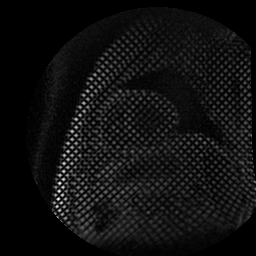
#> input picture Tagging&CineSets/No_NameTagging/IM-0001-0014.dcm, 256 x 256 px, found by its file name
$ python inspectDICOM.py   (Python 2 division)   (older library calls are emulated)
#> lines starting #> are read from the running program, lines starting #| are printed output that depends on the picture
### pymeanshift-master/pymeanshift.py
#
#  Python Module for Mean Shift Image Segmentation (PyMeanShift)
#  Copyright (C) 2012 by Frederic Jean
#
#  PyMeanShift is free software: you can redistribute it and/or modify
#  it under the terms of the GNU General Public License as published
#  by the Free Software Foundation, either version 3 of the License,
#  or (at your option) any later version.
#
#  PyMeanShift is distributed in the hope that it will be useful,
#  but WITHOUT ANY WARRANTY; without even the implied warranty of
#  MERCHANTABILITY or FITNESS FOR A PARTICULAR PURPOSE.  See the
#  GNU General Public License for more details.
#
#  You should have received a copy of the GNU General Public License
#  along with PyMeanShift.  If not, see <http://www.gnu.org/licenses/>.
#

import _pymeanshift

__version__ = '0.2.1'
__version_info__ = tuple([ int(num) for num in __version__.split('.')])

'''
Python Extension for Mean Shift Image Segmentation (PyMeanShift)

The mean shift algorithm and its implementation in C++ are by
Chris M. Christoudias and Bogdan Georgescu. The PyMeanShift extension
provides a Python interface  to the meanshift C++ implementation
using Numpy arrays.

For details on the algorithm:
D. Comanicu, P. Meer: "Mean shift: A robust approach toward feature space analysis".
IEEE Transactions on Pattern Analysis and Machine Intelligence, May 2002.
'''

SPEEDUP_NO = _pymeanshift.SPEEDUP_NO
SPEEDUP_MEDIUM = _pymeanshift.SPEEDUP_MEDIUM
SPEEDUP_HIGH = _pymeanshift.SPEEDUP_HIGH


def segment(image, spatial_radius, range_radius, min_density, speedup_level=SPEEDUP_HIGH):
    '''
    Segment the input image (color or grayscale).

    Keyword arguments:
    image -- Input image (2-D or 3-D numpy array or compatible).
    spatial_radius -- Spatial radius of the search window (integer).
    range_radius -- Range radius of the search window (float).
    min_density -- The minimum point density of a region in the segmented
                   image (integer).
    speedup_level -- Filtering optimization level for fast execution
                     (default: high). See SpeedUpLevel.

    Return value: tuple (segmented, labels, nb_regions)
    segmented -- Image (Numpy array) where the color (or grayscale) of the
                 regions is the mean value of the pixels belonging to a region.
    labels -- Image (2-D Numpy array, 32 unsigned bits per element) where a
              pixel value correspond to the region number the pixel belongs to.
    nb_regions -- The number of regions found by the mean shift algorithm.

    NOTES: To avoid unnecessary image conversions when the function is called,
    make sure the input image array is 8 unsigned bits per pixel and is
    contiguous in memory.

    '''
    return _pymeanshift.segment(image, spatial_radius, range_radius, min_density, speedup_level)


class Segmenter(object):
    '''
    Segmenter class using the mean shift algorithm to segment image
    '''

    # [110 lines left out: functions __init__, __call__, __str__, __repr__, spatial_radius, spatial_radius and 6 more, not called in this run]

### inspectDICOM.py
# Load image ,get histogram , get fourier
import cv2
import dicom
import pylab
#import imutils
import argparse
import scipy.misc
import numpy as np
import pylab as pl
import numpy as np
import pymeanshift as pms
from skimage import measure
import matplotlib.pyplot as plt

#from matplotlib import pyplot as plt

# Load Dicom image
# Helper Link
# http://pydicom.readthedocs.io/en/stable/viewing_images.html
def loadDICOM(imagePath):
	ds=dicom.read_file(imagePath)
	print(ds.pixel_array.shape)
	print(len(ds))
	#<matplotlib.image.AxesImage object at 0x0162A530>
	pylab.imshow(ds.pixel_array, cmap=pylab.cm.bone)
	pylab.show()
	return ds.pixel_array

# Helper Link
# http://docs.opencv.org/trunk/d1/db7/tutorial_py_histogram_begins.html
def checkHistogram(imgArray):
	hist = cv2.calcHist([imgArray],[0],None,[256],[0,256])
	plt.plot(hist,color = 'gray')
	plt.xlim([0,256])
	plt.ylim([0,800])
	plt.show()
	return hist

# Transform image to fourier transform
# Helper link
# http://docs.opencv.org/3.0-beta/doc/py_tutorials/py_imgproc/py_transforms/py_fourier_transform/py_fourier_transform.html
def fourier(imgPixels):
	f = np.fft.fft2(imgPixels)
	fshift = np.fft.fftshift(f)
	magnitude_spectrum = 20*np.log(np.abs(fshift))
	# Save image
	scipy.misc.imsave('fourierfram1.png', magnitude_spectrum)
	# Plot frequency donaim VS Spatial Domain
	plt.subplot(121),plt.imshow(imgPixels, cmap = 'gray')
	plt.title('Input Image'), plt.xticks([]), plt.yticks([])
	plt.subplot(122),plt.imshow(magnitude_spectrum, cmap = 'gray')
	plt.title('Magnitude Spectrum'), plt.xticks([]), plt.yticks([])
	plt.show()
	return magnitude_spectrum

# Cluster fourier image
# Hlper Link:
# https://github.com/fjean/pymeanshift
# Documentation
# https://github.com/fjean/pymeanshift/wiki
# To set up:
# http://linux-noosphere.blogspot.com.eg/2014/07/importerror-no-module-named-pymeanshift.html
def meanShift():
	original_image = cv2.imread('heartfourierfram1.png')
	(segmented_image, labels_image, number_regions) = pms.segment(original_image,spatial_radius=6,range_radius=4.5,min_density=50)
	print ("number_regions")
	print (number_regions)
	print("labels_image")
	print(labels_image.shape)
	print("Original image dimenssions")
	print(original_image.shape)
	img_back= [original_image  , segmented_image,labels_image]
	img_name = ['Original', 'Segmented','labels_image']
	for i in xrange(3):
	    plt.subplot(1,3,i+1),plt.imshow(img_back[i],cmap = 'gray')
	    plt.title(img_name[i]), plt.xticks([]), plt.yticks([])
	plt.show()
	return segmented_image

# Helper Link
# https://docs.scipy.org/doc/scipy-0.16.1/reference/generated/scipy.sparse.csgraph.connected_components.html
def ConnComp(imgTarget):
	comp , lables = scipy.sparse.csgraph.connected_components(imgTarget,directed=True,connection='strong',return_labels=True)
	print (comp)
	print (lables)
	#

	L = measure.label(imgTarget)
	#

	print "Number of components:", np.max(L)
	return comp,lables

# Helper Link
# http://www.pyimagesearch.com/2014/04/21/building-pokedex-python-finding-game-boy-screen-step-4-6/
def findContours(targetimg):
	# load the query image, compute the ratio of the old height
	# to the new height, clone it, and resize it
	image = cv2.imread(targetimg)
	ratio = image.shape[0] / 300.0
	orig = image.copy()
	image = imutils.resize(image, height = 300)
	# convert the image to grayscale, blur it, and find edges
	# in the image
	gray = cv2.cvtColor(targetimg, cv2.COLOR_BGR2GRAY)
	gray = cv2.bilateralFilter(gray, 11, 17, 17)
	edged = cv2.Canny(gray, 30, 200)
	# find contours in the edged image, keep only the largest
	# ones, and initialize our screen contour
	(cnts, _) = cv2.findContours(targetimg.copy(), cv2.RETR_TREE, cv2.CHAIN_APPROX_SIMPLE)
	cnts = sorted(cnts, key = cv2.contourArea, reverse = True)[:10]
	screenCnt = None
	return contours


# Band stop Filter on clusterd image to remove tags
def BandStopFilter(imgSeg):
	pass
	return imgFiltered

# Inverse fourier transform
def invFourier(imgF):
	# Return complex 2d array image
	spatialImg = numpy.fft.fft2(imgF)
	return spatialImg

def main(fileName):
	# Read Dicom as pixels array
	dicFram = loadDICOM(fileName)
#| (256, 256)
#| 329
#> dicFram is the input picture: shape (256, 256) uint16; min 0, max 2152, mean 138.9
	# Check Histogram
	dicHist = checkHistogram(dicFram)
#> in checkHistogram, `hist = cv2.calcHist([imgArray],[0],None,[256],[0,256])`: hist = 256 values, max 18501 at index 0, min 27 at index 1, mean 211.5
#> in checkHistogram, `plt.show()`:
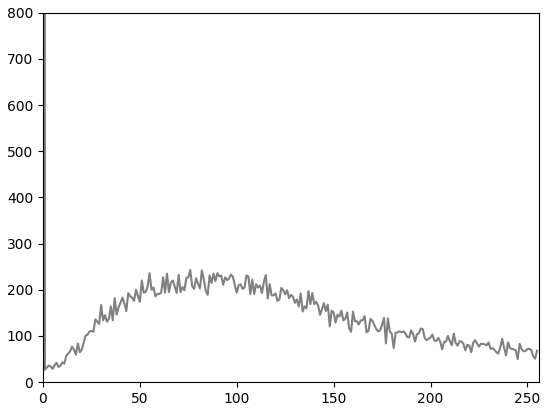
#> figure drawn by matplotlib, 1 panel; curve peaks at x = 0, y = 18501
#> dicHist has the same summary as hist in checkHistogram
	# Transform to Frequency Domain
	dicFourier = fourier(dicFram)
#> in fourier, `magnitude_spectrum = 20*np.log(np.abs(fshift))`:
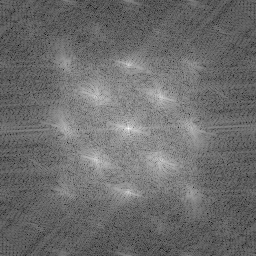
#> magnitude_spectrum: shape (256, 256) float64; min 66.15, max 320.5, mean 175; drawn with min black and max white
#> in fourier, `plt.show()`:
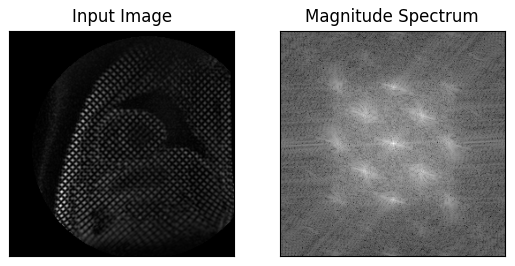
#> figure drawn by matplotlib, 2 panels
	# cluster peaks in frequancy domain by meanshift
	dicSegmented = meanShift()
	# Get connected components
	dicComponents = ConnComp(dicFourier)
	# Cluster by finding contours around edges of fourier
	#dicCountours = findContours("heartfourierfram1.png")
	# Band Stop Filter
	#dicFiltered = BandStopFilter(dicSegmented)
	# Invers Fourier transform
	#dicUnTagged = invFourier(dicFiltered)
	# Segment Left Venbterical
	#dicLeft = segmentMyocardial(dicUnTagged)

main ("/home/rana/Desktop/heart/Tagging&CineSets/No_NameTagging/IM-0001-0014.dcm")
#> (the call stopped at in segment, `return _pymeanshift.segment(image, spatial_radius, range_radius, min_d..`: _pymeanshift is not available in this run)
